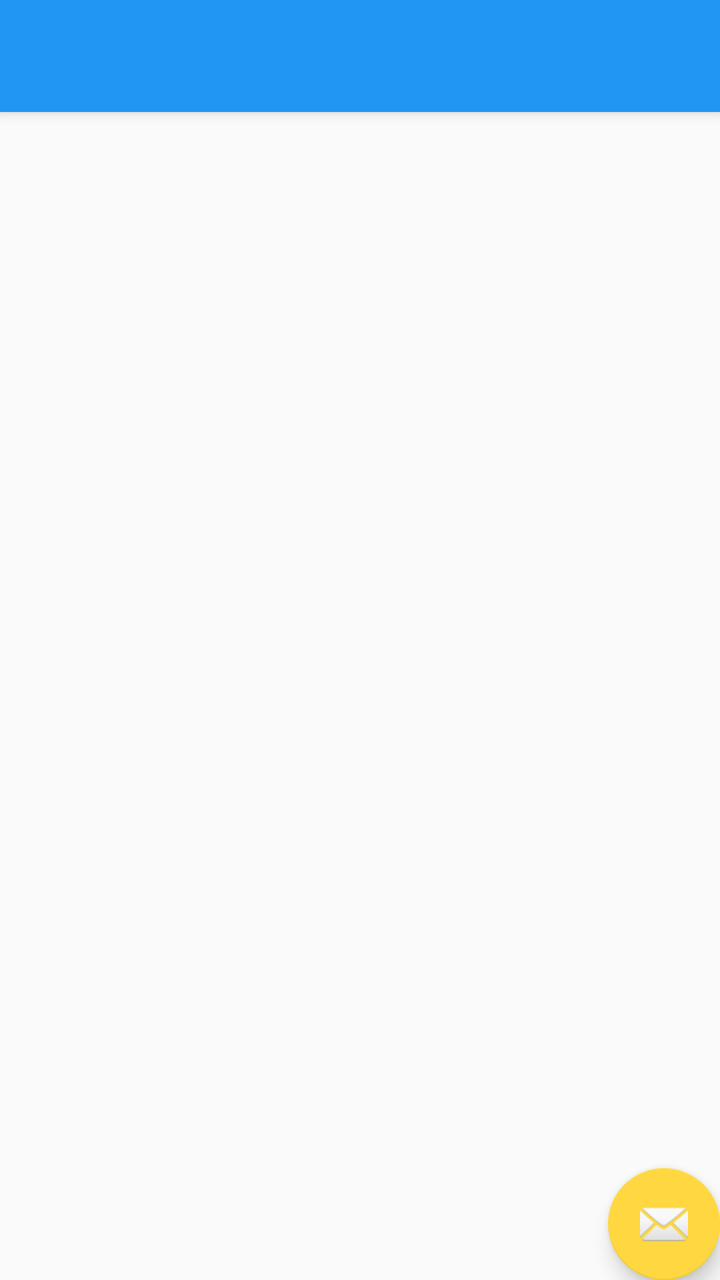
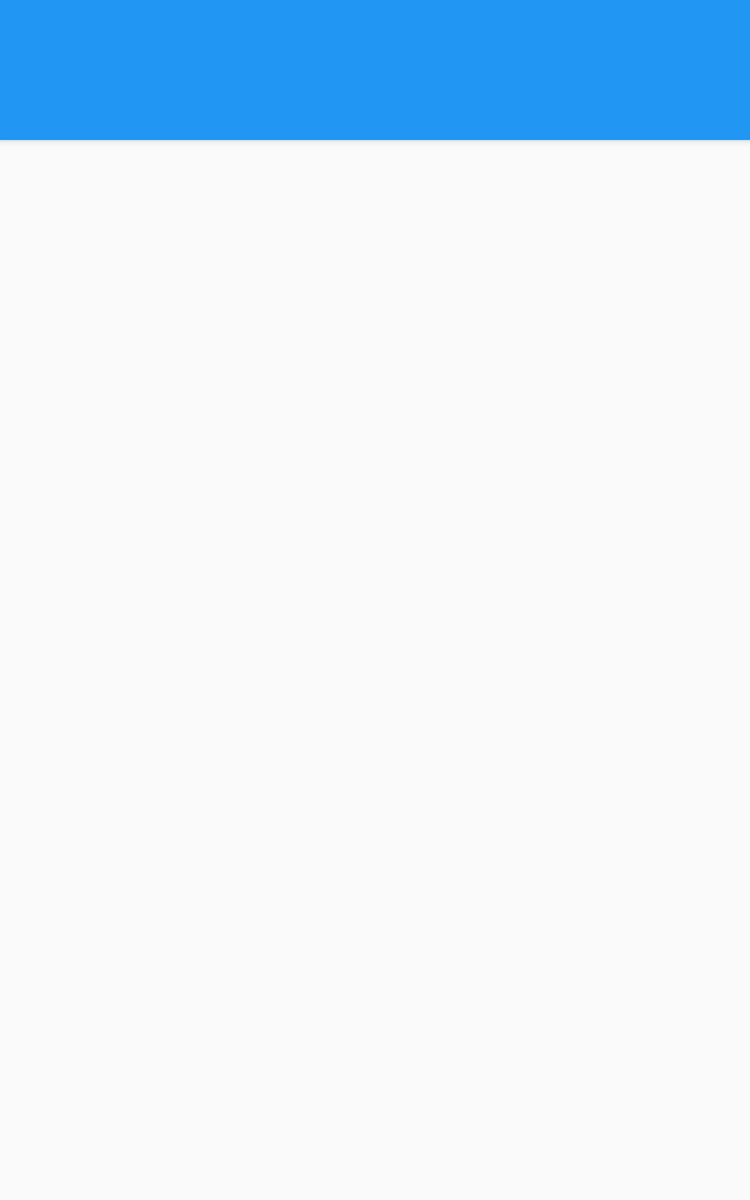

One screen, two layout resources from the same app: the default and the repository's alternative for another configuration. Each is rendered where Android would select it; the XML of both is given below.
<!-- AndroidManifest.xml: application theme AppTheme -->
<!-- res/layout/activity_main.xml -->
<?xml version="1.0" encoding="utf-8"?>
<android.support.design.widget.CoordinatorLayout xmlns:android="http://schemas.android.com/apk/res/android"
    xmlns:app="http://schemas.android.com/apk/res-auto"
    xmlns:tools="http://schemas.android.com/tools"
    android:layout_width="match_parent"
    android:layout_height="match_parent"
    android:fitsSystemWindows="true"
    tools:context="info.royarzun.popularmovies.MainActivity">

    <android.support.design.widget.AppBarLayout
        android:layout_width="match_parent"
        android:layout_height="wrap_content"
        android:theme="@style/AppTheme.AppBarOverlay">

        <android.support.v7.widget.Toolbar
            android:id="@+id/toolbar"
            android:layout_width="match_parent"
            android:layout_height="?attr/actionBarSize"
            android:background="?attr/colorPrimary"
            app:popupTheme="@style/AppTheme.PopupOverlay" />

    </android.support.design.widget.AppBarLayout>

    <include layout="@layout/content_main" />

    <android.support.design.widget.FloatingActionButton
        android:id="@+id/fab"
        android:layout_width="wrap_content"
        android:layout_height="wrap_content"
        android:layout_gravity="bottom|end"
        android:layout_margin="@dimen/fab_margin"
        android:src="@android:drawable/ic_dialog_email" />

</android.support.design.widget.CoordinatorLayout>
<!-- res/layout/content_main.xml (included above) -->
<?xml version="1.0" encoding="utf-8"?>
<RelativeLayout xmlns:android="http://schemas.android.com/apk/res/android"
    xmlns:app="http://schemas.android.com/apk/res-auto"
    xmlns:tools="http://schemas.android.com/tools"
    android:layout_width="match_parent"
    android:layout_height="match_parent"
    android:paddingBottom="@dimen/activity_vertical_margin"
    android:paddingLeft="@dimen/activity_horizontal_margin"
    android:paddingRight="@dimen/activity_horizontal_margin"
    android:paddingTop="@dimen/activity_vertical_margin"
    app:layout_behavior="@string/appbar_scrolling_view_behavior"
    tools:context="info.royarzun.popularmovies.MainActivity"
    tools:showIn="@layout/activity_main">

</RelativeLayout>
<!-- resources referenced by this layout -->
<resources>
  <dimen name="activity_horizontal_margin">16dp</dimen>
  <dimen name="activity_vertical_margin">16dp</dimen>
  <style name="AppTheme.AppBarOverlay" parent="ThemeOverlay.AppCompat.Dark.ActionBar" />
  <style name="AppTheme.PopupOverlay" parent="ThemeOverlay.AppCompat.Light" />
  <!-- from res/values-v21/ -->
  <style name="AppTheme" parent="MyMaterialThemeBase">
          <item name="android:windowContentTransitions">true</item>
          <item name="android:windowAllowEnterTransitionOverlap">true</item>
          <item name="android:windowAllowReturnTransitionOverlap">true</item>
          <item name="android:windowSharedElementEnterTransition">@android:transition/move</item>
          <item name="android:windowSharedElementExitTransition">@android:transition/move</item>
      </style>
  <style name="MyMaterialThemeBase" parent="Theme.AppCompat.Light.DarkActionBar">
          <item name="windowNoTitle">true</item>
          <item name="windowActionBar">true</item>
          <item name="android:textColor">@color/textColorPrimary</item>
          <item name="android:textColorSecondary">@color/textColorSecondary</item>
          <item name="colorPrimary">@color/colorPrimary</item>
          <item name="colorPrimaryDark">@color/colorPrimaryDark</item>
          <item name="colorAccent">@color/colorAccent</item>
      </style>
  <color name="textColorPrimary">#000000</color>
  <color name="textColorSecondary">#BBDEFB</color>
  <color name="colorPrimary">#2196F3</color>
  <color name="colorPrimaryDark">#1976D2</color>
  <color name="colorAccent">#FFD740</color>
</resources>
<!-- res/layout-sw600dp/activity_main.xml (the repository's variant of the layout above) -->
<!-- drawn on a 7-inch tablet held upright -->
<?xml version="1.0" encoding="utf-8"?>
<android.support.design.widget.CoordinatorLayout
    xmlns:android="http://schemas.android.com/apk/res/android"
    xmlns:app="http://schemas.android.com/apk/res-auto"
    xmlns:tools="http://schemas.android.com/tools"
    android:id="@+id/main_content"
    android:layout_width="match_parent"
    android:layout_height="match_parent"
    tools:context=".ui.activities.MainActivity">

    <include layout="@layout/toolbar"/>

    <LinearLayout
        android:layout_height="wrap_content"
        android:layout_width="match_parent"
        android:orientation="horizontal"
        app:layout_behavior="@string/appbar_scrolling_view_behavior">

        <android.support.v4.view.ViewPager
            android:id="@+id/main_view_container"
            android:clipToPadding="false"
            android:layout_height="match_parent"
            android:layout_width="match_parent"
            android:layout_weight="1" />

        <FrameLayout
            android:id="@+id/fragment_detail"
            android:layout_height="match_parent"
            android:layout_width="match_parent"
            android:layout_weight="1" />

    </LinearLayout>

</android.support.design.widget.CoordinatorLayout>
<!-- res/layout/toolbar.xml (included above) -->
<?xml version="1.0" encoding="utf-8"?>
<android.support.design.widget.AppBarLayout
    xmlns:android="http://schemas.android.com/apk/res/android"
    xmlns:app="http://schemas.android.com/apk/res-auto"
    android:id="@+id/appbar"
    android:layout_height="wrap_content"
    android:layout_width="match_parent">

    <android.support.v7.widget.Toolbar
        android:id="@+id/main_view_toolbar"
        android:layout_height="wrap_content"
        android:layout_width="match_parent"
        app:popupTheme="@style/AppTheme" />

    <android.support.design.widget.TabLayout
        android:id="@+id/main_view_tabs"
        android:layout_width="match_parent"
        android:layout_height="wrap_content"
        android:layout_gravity="bottom"/>

</android.support.design.widget.AppBarLayout>
<!-- resources referenced by the variant -->
<!-- as a 7-inch tablet held upright resolves them -->
<resources>
  <!-- from res/values-v21/ -->
  <style name="AppTheme" parent="MyMaterialThemeBase">
          <item name="android:windowContentTransitions">true</item>
          <item name="android:windowAllowEnterTransitionOverlap">true</item>
          <item name="android:windowAllowReturnTransitionOverlap">true</item>
          <item name="android:windowSharedElementEnterTransition">@android:transition/move</item>
          <item name="android:windowSharedElementExitTransition">@android:transition/move</item>
      </style>
  <style name="MyMaterialThemeBase" parent="Theme.AppCompat.Light.DarkActionBar">
          <item name="windowNoTitle">true</item>
          <item name="windowActionBar">true</item>
          <item name="android:textColor">@color/textColorPrimary</item>
          <item name="android:textColorSecondary">@color/textColorSecondary</item>
          <item name="colorPrimary">@color/colorPrimary</item>
          <item name="colorPrimaryDark">@color/colorPrimaryDark</item>
          <item name="colorAccent">@color/colorAccent</item>
      </style>
  <color name="textColorPrimary">#000000</color>
  <color name="textColorSecondary">#BBDEFB</color>
  <color name="colorPrimary">#2196F3</color>
  <color name="colorPrimaryDark">#1976D2</color>
  <color name="colorAccent">#FFD740</color>
</resources>
